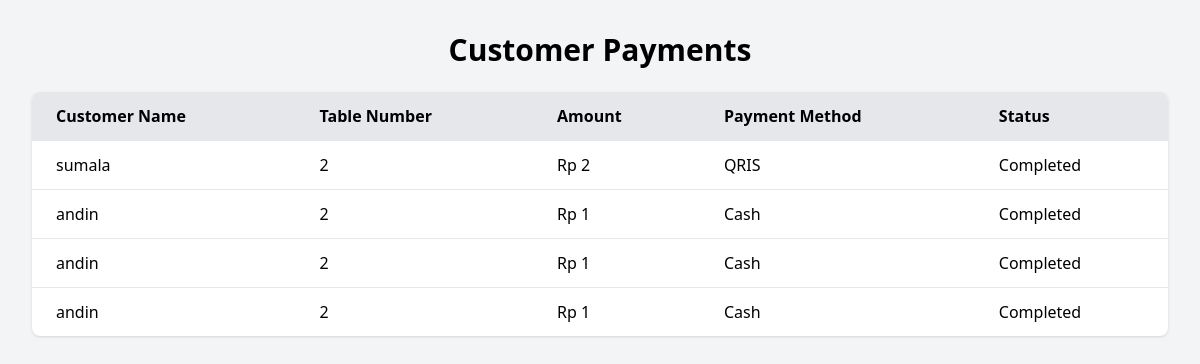
Screenshot of /admin/dashboard.php with the database file from the repository.
### tables this page shows
CREATE TABLE `pembayaran` (
  `id` int(11) NOT NULL,
  `customer_name` varchar(255) NOT NULL,
  `table_number` int(11) NOT NULL,
  `amount` decimal(10,2) NOT NULL,
  `payment_method` varchar(50) NOT NULL,
  `payment_status` varchar(50) NOT NULL
);

### admin/dashboard.php (the view, shortened to what this page needs)
<?php include '../db.php'; ?>
<!DOCTYPE html>
<html lang="en">
<head>
    <script src="https://cdn.tailwindcss.com"></script>
</head>
<body class="bg-gray-100 p-8">
    <div class="max-w-6xl mx-auto">
        <h1 class="text-3xl font-bold mb-6 text-center">Customer Payments</h1>
        <div class="overflow-x-auto bg-white rounded-lg shadow">
            <table class="min-w-full">
                <thead class="bg-gray-200">
                    <tr>
                        <th class="py-3 px-6 text-left">Customer Name</th>
                        <th class="py-3 px-6 text-left">Table Number</th>
                        <th class="py-3 px-6 text-left">Amount</th>
                        <th class="py-3 px-6 text-left">Payment Method</th>
                        <th class="py-3 px-6 text-left">Status</th>
                    </tr>
                </thead>
                <tbody>
                    <?php
                    $result = $conn->query("SELECT * FROM pembayaran ORDER BY id DESC");
                    if ($result->num_rows > 0):
                        while($row = $result->fetch_assoc()):
                    ?>
                    <tr class="border-t hover:bg-gray-50">
                        <td class="py-3 px-6"><?php echo htmlspecialchars($row['customer_name']); ?></td>
                        <td class="py-3 px-6"><?php echo htmlspecialchars($row['table_number']); ?></td>
                        <td class="py-3 px-6">Rp <?php echo number_format($row['amount'], 0, ',', '.'); ?></td>
                        <td class="py-3 px-6"><?php echo htmlspecialchars($row['payment_method']); ?></td>
                        <td class="py-3 px-6"><?php echo htmlspecialchars($row['payment_status']); ?></td>
                    </tr>
                    <?php endwhile; else: ?>
                    <tr>
                        <td colspan="5" class="py-6 text-center text-gray-500">No Payments Found</td>
                    </tr>
                    <?php endif; ?>
                </tbody>
            </table>
        </div>
    </div>
</body>
</html>

### rows the page displays
pembayaran: customer_name "sumala", table_number "2", amount "2", payment_method "QRIS", payment_status "Completed"
pembayaran: customer_name "andin", table_number "2", amount "1", payment_method "Cash", payment_status "Completed"
pembayaran: customer_name "andin", table_number "2", amount "1", payment_method "Cash", payment_status "Completed"
pembayaran: customer_name "andin", table_number "2", amount "1", payment_method "Cash", payment_status "Completed"
